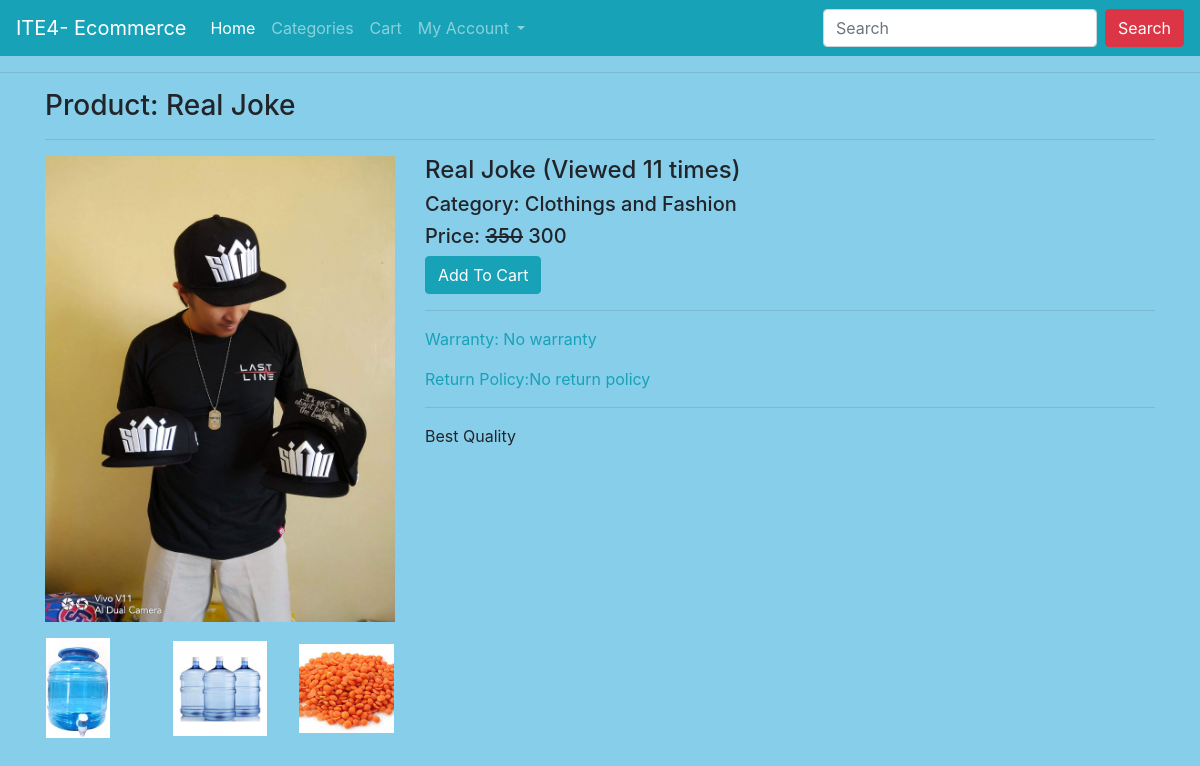
/product/real-joke/, run on the app's committed database.
### ecomapp/models.py (models this page shows, shortened)
class Product(models.Model):
    title = models.CharField(max_length=200)
    slug = models.SlugField(unique=True)
    category = models.ForeignKey(Category, on_delete=models.CASCADE)
    image = models.ImageField(upload_to="products")
    marked_price = models.PositiveIntegerField()
    selling_price = models.PositiveIntegerField()
    description = models.TextField()
    warranty = models.CharField(max_length=300, null=True, blank=True)
    return_policy = models.CharField(max_length=300, null=True, blank=True)
    view_count = models.PositiveIntegerField(default=0)

class ProductImage(models.Model):
    product = models.ForeignKey(Product, on_delete=models.CASCADE)
    image = models.ImageField(upload_to="products/images/")

class Category(models.Model):
    title = models.CharField(max_length=200)
    slug = models.SlugField(unique=True)
    def __str__(self):
        return self.title

### ecomapp/views.py (the view)
# urls.py: path("product/<slug:slug>/", ProductDetailView.as_view(), name="productdetail"),
class ProductDetailView(EcomMixin, TemplateView):
    template_name = "productdetail.html"
    def get_context_data(self, **kwargs):
        context = super().get_context_data(**kwargs)
        url_slug = self.kwargs['slug']
        product = Product.objects.get(slug=url_slug)
        product.view_count += 1
        product.save()
        context['product'] = product
        return context

### ecomapp/views.py (called while the page is built)
    def dispatch(self, request, *args, **kwargs):
        cart_id = request.session.get("cart_id")
        if cart_id:
            cart_obj = Cart.objects.get(id=cart_id)
            if request.user.is_authenticated and request.user.customer:
                cart_obj.customer = request.user.customer
                cart_obj.save()
        return super().dispatch(request, *args, **kwargs)

### templates/productdetail.html (shortened to what this page needs)
{% extends 'base.html' %}
{% block content %}
<div class="container">
    <h3>Product: {{product.title}}</h3><hr>
    <div class="row">
        <div class="col-md-4">
            <img src="{{product.image.url}}" alt="" class="img-fluid">
            <div class="row">
                {% for pi in product.productimage_set.all %}
                <div class="col-md-4 p-3">
                    <a href="{{pi.image.url}}" target="_blank">
                        <img src="{{pi.image.url}}" class="img-fluid" style="height: 100px; object-fit: contain;" alt="">
                    </a>
                </div>
                {% endfor %}
            </div>
        </div>
        <div class="col-md-8">
            <h4>{{product.title}} (Viewed {{product.view_count}} times)</h4>
            <h5>Category: {{product.category}}</h5>
            <h5>Price: <strike> {{product.marked_price}}</strike> {{product.selling_price}}</h5>
            <a href="{% url 'ecomapp:addtocart' product.id %}" class="btn btn-info">Add To Cart</a>
            <hr>
            <p class="text-info">Warranty: {{product.warranty}}</p>
            <p class="text-info">Return Policy:{{product.return_policy}}</p>
            <hr>
            <p>{{product.description}}</p>
        </div>
    </div>
</div>
{% endblock %}

### data on the page
Product: title "Real Joke", image (picture), view_count "11", category "Clothings and Fashion", marked_price "350", selling_price "300", warranty "No warranty", return_policy "No return policy", description "Best Quality"
ProductImage: image (picture)
ProductImage: image (picture)
ProductImage: image (picture)
